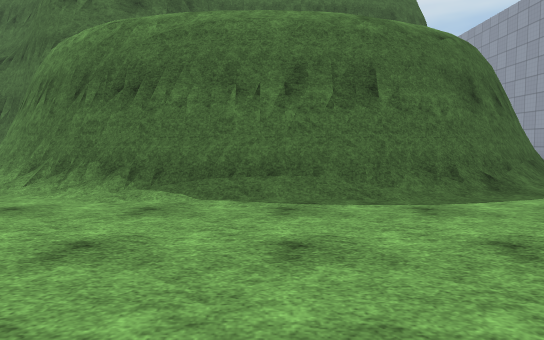
view 1 (above)

16 first-person views from a walk through a Unity game level. The camera is 1.2 m above the floor, tilts 4° down and sees 70° across. The floor is counted in squares, 2 m on a side. Each view is taken from the middle of a square. On the plan, view 1 faces up. The plan holds only what a view shows up to about 11 squares ahead; the rest is blank. The place goes on beyond the plan. The player character is not drawn. Surface patterns are stand-ins for the level's own textures.

view 2
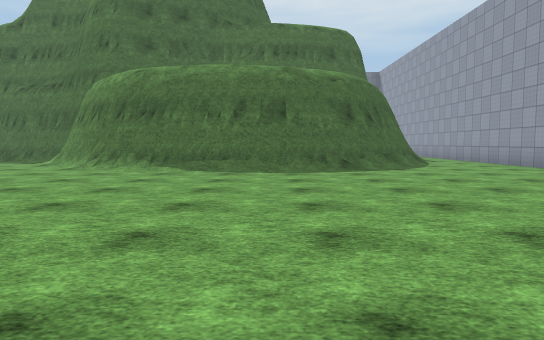

view 3
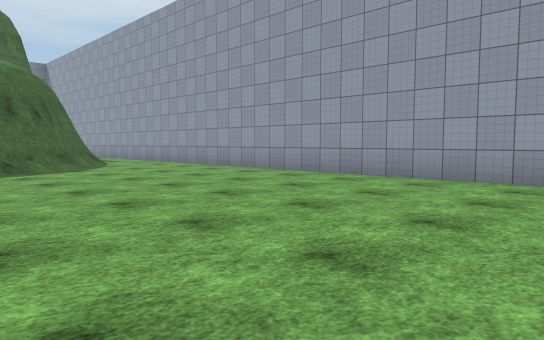

view 4
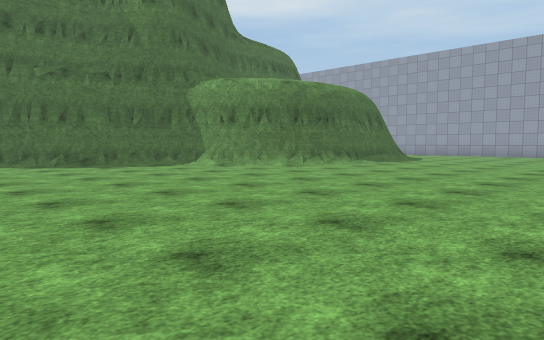

view 5
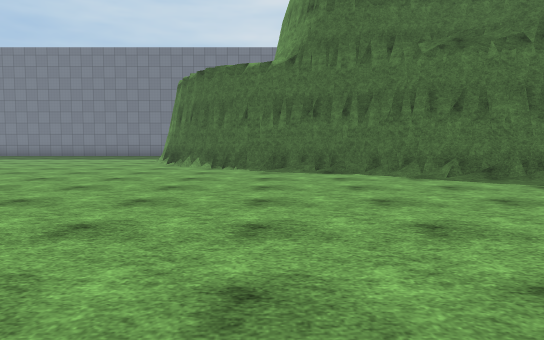

view 6
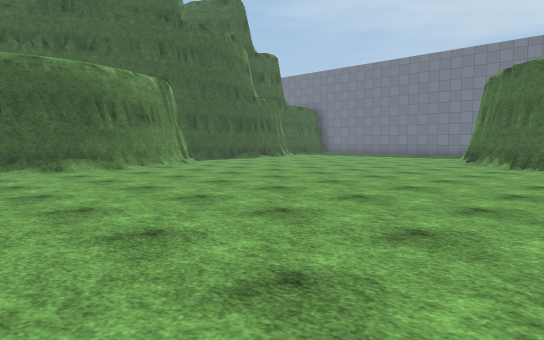

view 7
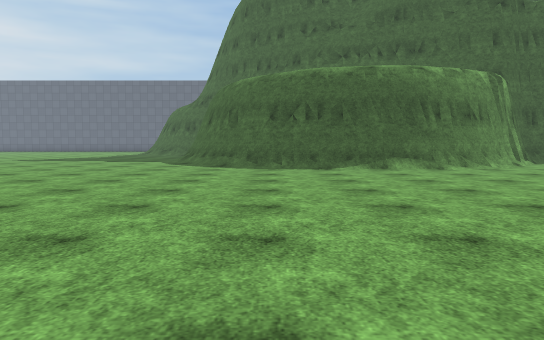

view 8
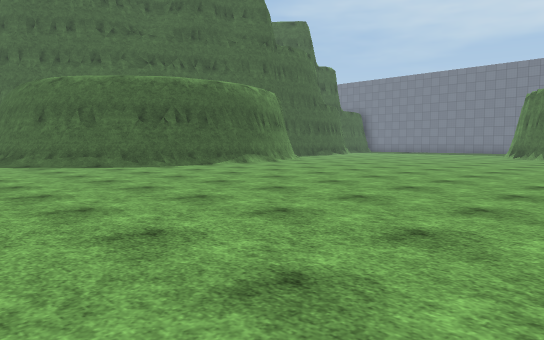

view 9
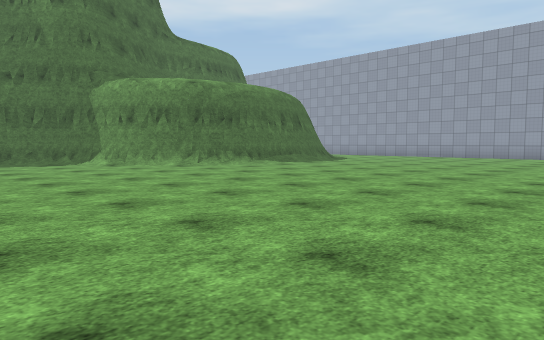

view 10
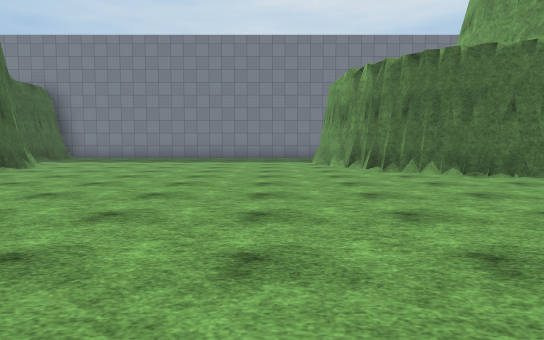

view 11
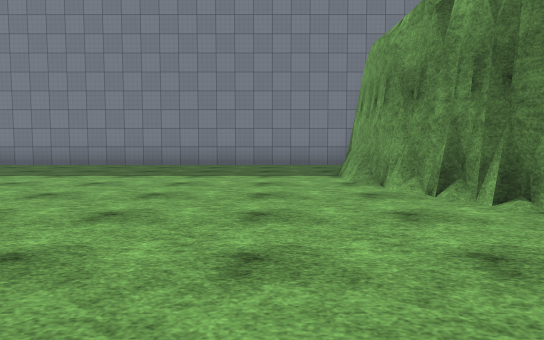

view 12
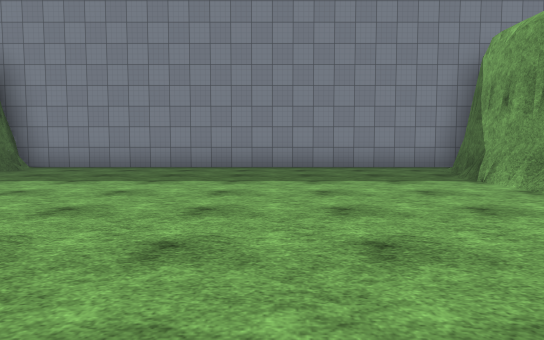

view 13
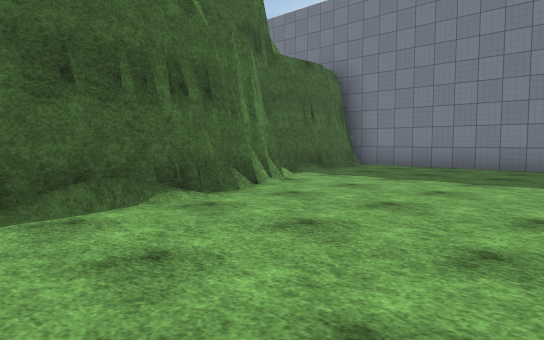

view 14
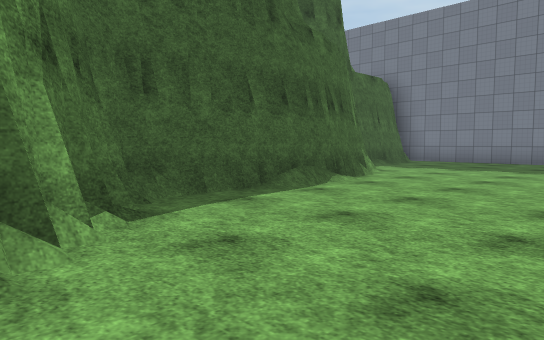

view 15
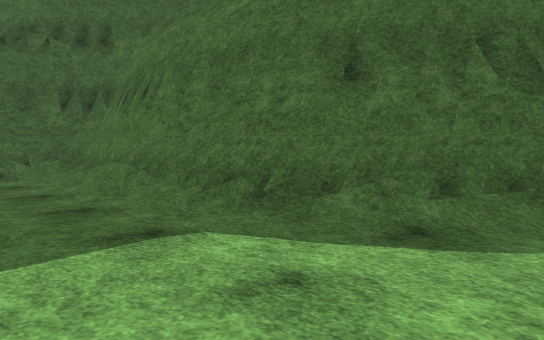

view 16
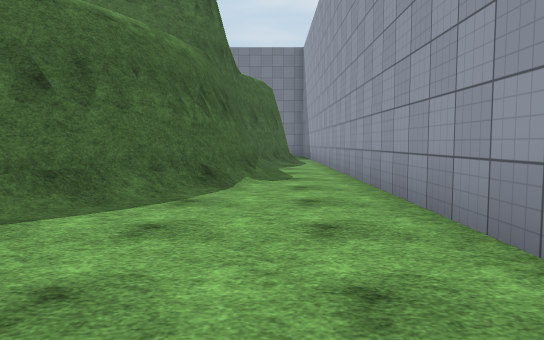

### Floor plan
Key: @ floor where view 1 was taken; # wall or solid block; . floor; / step, stairs or slope.
Columns run from 28 left of view 1 to 8 right of it. Each row starts with its distance up from view 1.
 20     ############
 19     #..........
 18     #.........#
 17     #.........#
 16     #.........#
 15     ##........#
 14      #........##
 13      ##......./#                 ##.#
 12       #........##                #/.#
 11       #.........###              #/.#
 10       #...........###            #/.#
  9       #.............###          #/.#
  8       ##..............##         #/.#
  7        ##..............##       ##..#
  6         #...............##     ##...#
  5         ##...............#######....#
  4          #................/////.....#
  3          #..........................#
  2         ##..........................#
  1        ##/..........................#
  0       ##/...................@.......#
 -1 #######/............................#
 -2 #/####/.............................#
 -3 #...................................#
 -4      .......   ........      ....

Positions as (right, up) in squares from view 1, and headings:
1: (0, 0), facing up
2: (1, -4), facing up
3: (1, -4), facing up-right
4: (-11, -2), facing up-right
5: (-11, 2), facing up
6: (-10, 1), facing up-left
7: (-10, 1), facing left
8: (-10, -4), facing up-left
9: (-9, -4), facing up-right
10: (-16, 4), facing up
11: (-16, 9), facing up
12: (-18, 10), facing up
13: (-18, 10), facing up-left
14: (-18, 7), facing up-left
15: (-20, -4), facing up-left
16: (6, 2), facing up
